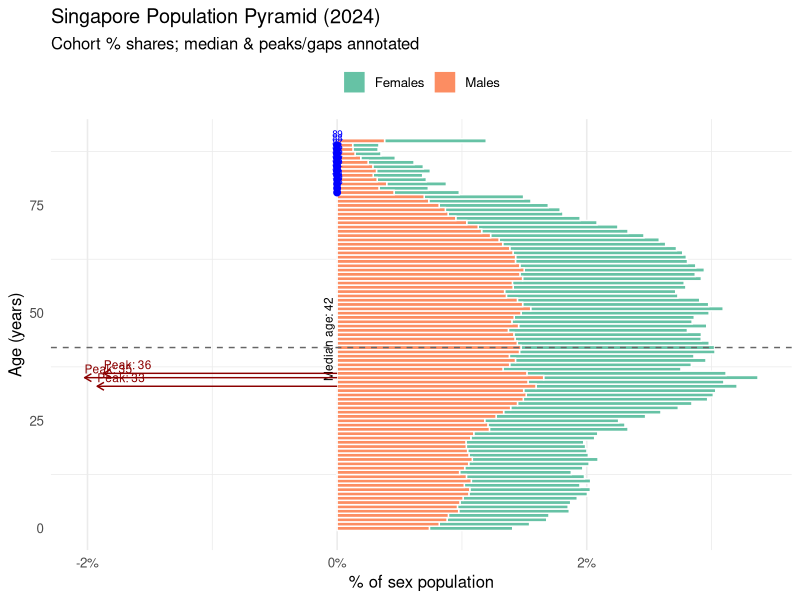
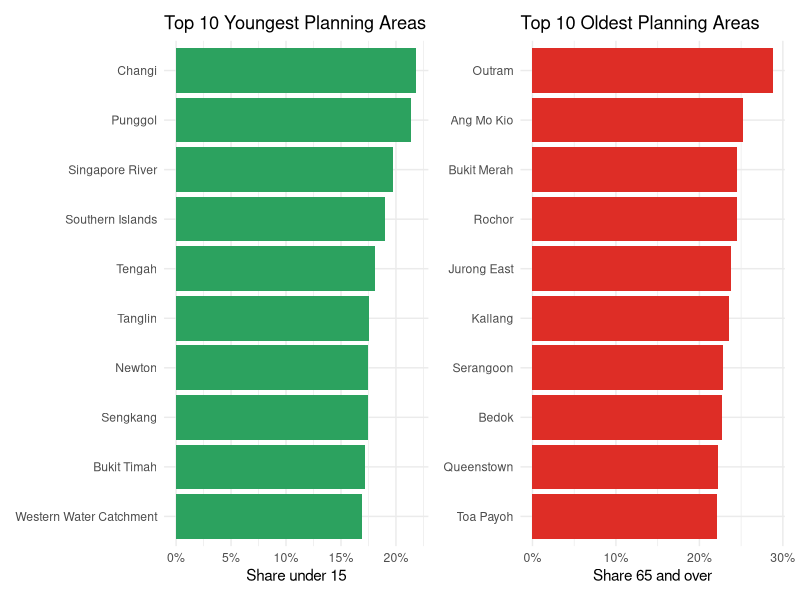
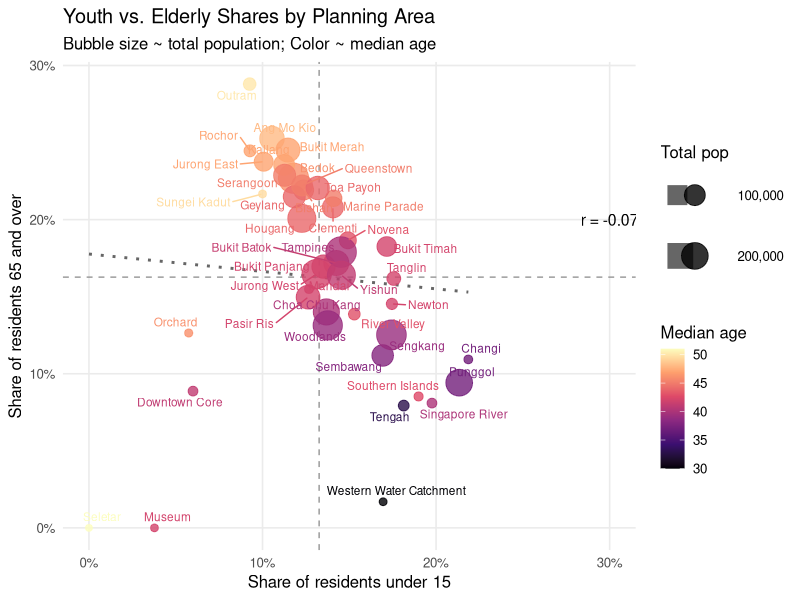

Write R code to recreate these figures, in order.
## ---- chunk 1
library(matrixStats)
library(readxl)
library(dplyr)
library(stringr)
library(readr)
library(ggplot2)
library(ggrepel)
library(scales)
library(patchwork)
## ---- chunk 2

# 1. Read in data and drop all “Total” summary rows
df_clean <- read_excel("respopagesex2024e.xlsx") %>%
  filter(
    `Planning Area` != "Total",
    Subzone         != "Total",
    Sex             != "Total"
  ) %>%
  
  # 2. Convert population to numeric
  mutate(
    Population = as.numeric(`2024`),
    
    # 3. Parse Age into a single-year numeric
    Age_numeric = case_when(
      str_detect(Age, regex("under",    ignore_case = TRUE)) ~ 0,
      str_detect(Age, regex("over|and over", ignore_case = TRUE)) ~ parse_number(Age),
      TRUE ~ as.numeric(Age)
    )
  ) %>%
  
  # 4. Remove any rows that failed conversion
  filter(
    !is.na(Population),
    !is.na(Age_numeric)
  )

# 5. Inspect
glimpse(df_clean)
head(df_clean, 10)
## ---- chunk 3
  
# 1. Build pyramid_df with percentage shares
pyramid_df <- df_clean %>%
  group_by(Sex, Age_numeric) %>%
  summarise(Pop = sum(Population, na.rm=TRUE), .groups="drop") %>%
  group_by(Sex) %>%
  mutate(
    PopPct    = Pop / sum(Pop),
    PopSigned = if_else(Sex=="Male", -PopPct, PopPct),
    PopAbs    = abs(PopSigned)
  ) %>%
  ungroup()

# 2. Compute weighted median age
med_age <- weightedMedian(df_clean$Age_numeric, w=df_clean$Population)

# 3. Identify extremes
age_totals <- pyramid_df %>%
  group_by(Age_numeric) %>%
  summarise(Share = sum(PopPct), .groups="drop")

top3_cohorts  <- age_totals %>% slice_max(Share, n=3)
tiny_cohorts <- age_totals %>% filter(Share < 0.01)

# 4. Plot as percent pyramid with annotations
ggplot(pyramid_df, aes(x=Age_numeric, y=PopSigned, fill=Sex)) +
  geom_col(width=1, color="white") +
  
  # median‐age line
  geom_vline(xintercept=med_age, linetype="dashed", color="grey40") +
  annotate("text",
           x = med_age + 2, y = 0,
           label = paste0("Median age: ", med_age),
           angle=90, vjust=-0.5, size=3) +
  
  # top-3 bulges
  geom_segment(data=top3_cohorts, inherit.aes=FALSE,
               aes(x=Age_numeric, xend=Age_numeric,
                   y=0, yend = - (Share) * 0.6),
               arrow=arrow(length=unit(0.2,"cm")),
               colour="darkred") +
  geom_text(data=top3_cohorts, inherit.aes=FALSE,
            aes(x=Age_numeric+2, y= - (Share)*0.6,
                label=paste0("Peak: ", Age_numeric)),
            hjust=0, size=3, colour="darkred") +
  
  # tiny cohorts (<1%)
  geom_point(data=tiny_cohorts, inherit.aes=FALSE,
             aes(x=Age_numeric, y=0),
             colour="blue", size=2) +
  geom_text(data=tiny_cohorts, inherit.aes=FALSE,
            aes(x=Age_numeric, y=0, label=Age_numeric),
            vjust=-1, size=2.5, colour="blue") +
  
  # percent scales & flip
  scale_y_continuous(labels=percent_format(accuracy=1)) +
  coord_flip() +
  scale_fill_brewer(palette="Set2") +
  
  # labels & theme
  labs(
    title    = "Singapore Population Pyramid (2024)",
    subtitle = "Cohort % shares; median & peaks/gaps annotated",
    x        = "Age (years)",
    y        = "% of sex population",
    fill     = NULL
  ) +
  theme_minimal(base_size=12) +
  theme(
    legend.position    = "top",
    panel.grid.major.y = element_blank()
  )
## ---- chunk 4


# 1. Compute shares by Planning Area
dep_pa <- df_clean %>%
  group_by(`Planning Area`) %>%
  summarise(
    youth_share   = sum(Population[Age_numeric < 15], na.rm=TRUE) / sum(Population),
    elderly_share = sum(Population[Age_numeric >= 65], na.rm=TRUE) / sum(Population),
    .groups = "drop"
  )

# 2a. Top 10 youngest areas (highest youth_share)
p_young_pa <- dep_pa %>%
  slice_max(youth_share, n = 10) %>%
  mutate(`Planning Area` = reorder(`Planning Area`, youth_share)) %>%
  ggplot(aes(y = `Planning Area`, x = youth_share)) +
    geom_col(fill = "#2ca25f") +
    scale_x_continuous(labels = percent_format(1)) +
    labs(
      title = "Top 10 Youngest Planning Areas",
      x     = "Share under 15",
      y     = NULL
    ) +
    theme_minimal(base_size = 11)

# 2b. Top 10 oldest areas (highest elderly_share)
p_old_pa <- dep_pa %>%
  slice_max(elderly_share, n = 10) %>%
  mutate(`Planning Area` = reorder(`Planning Area`, elderly_share)) %>%
  ggplot(aes(y = `Planning Area`, x = elderly_share)) +
    geom_col(fill = "#de2d26") +
    scale_x_continuous(labels = percent_format(1)) +
    labs(
      title = "Top 10 Oldest Planning Areas",
      x     = "Share 65 and over",
      y     = NULL
    ) +
    theme_minimal(base_size = 11)

# 3. Display side by side
p_young_pa + p_old_pa
## ---- chunk 5

# 1. Compute metrics
dep_shares <- df_clean %>%
  group_by(`Planning Area`) %>%
  summarise(
    youth_share   = sum(Population[Age_numeric < 15], na.rm=TRUE) / sum(Population),
    elderly_share = sum(Population[Age_numeric >= 65], na.rm=TRUE) / sum(Population),
    total_pop     = sum(Population),
    median_age    = matrixStats::weightedMedian(Age_numeric, w = Population),
    .groups       = "drop"
  )

# 2. National means & correlation
mean_youth   <- mean(dep_shares$youth_share)
mean_elderly <- mean(dep_shares$elderly_share)
corr_val     <- cor(dep_shares$youth_share, dep_shares$elderly_share)

# 3. Plot
ggplot(dep_shares, aes(
    x = youth_share,
    y = elderly_share,
    size  = total_pop,
    color = median_age
  )) +
  geom_smooth(method = "lm", se = FALSE, color = "grey40", linetype = "dotted") +
  geom_vline(xintercept = mean_youth,   linetype = "dashed", color = "grey60") +
  geom_hline(yintercept = mean_elderly, linetype = "dashed", color = "grey60") +
  geom_point(alpha = 0.8) +
  geom_text_repel(
    aes(label = `Planning Area`),
    size       = 3,
    max.overlaps = 20
  ) +
  scale_x_continuous(labels = percent_format(1)) +
  scale_y_continuous(labels = percent_format(1)) +
  scale_size(range = c(2, 10), labels = comma_format(accuracy = 1), name = "Total pop") +
  scale_color_viridis_c(option = "magma", name = "Median age") +
  annotate(
    "text", 
    x    = 0.30, 
    y    = 0.20, 
    label= paste0("r = ", round(corr_val, 2)),
    size = 4, 
    color= "black"
  ) +
  labs(
    title    = "Youth vs. Elderly Shares by Planning Area",
    subtitle = "Bubble size ~ total population; Color ~ median age",
    x        = "Share of residents under 15",
    y        = "Share of residents 65 and over"
  ) +
  theme_minimal(base_size = 12) +
  theme(
    legend.position = "right",
    panel.grid.minor = element_blank()
  )
